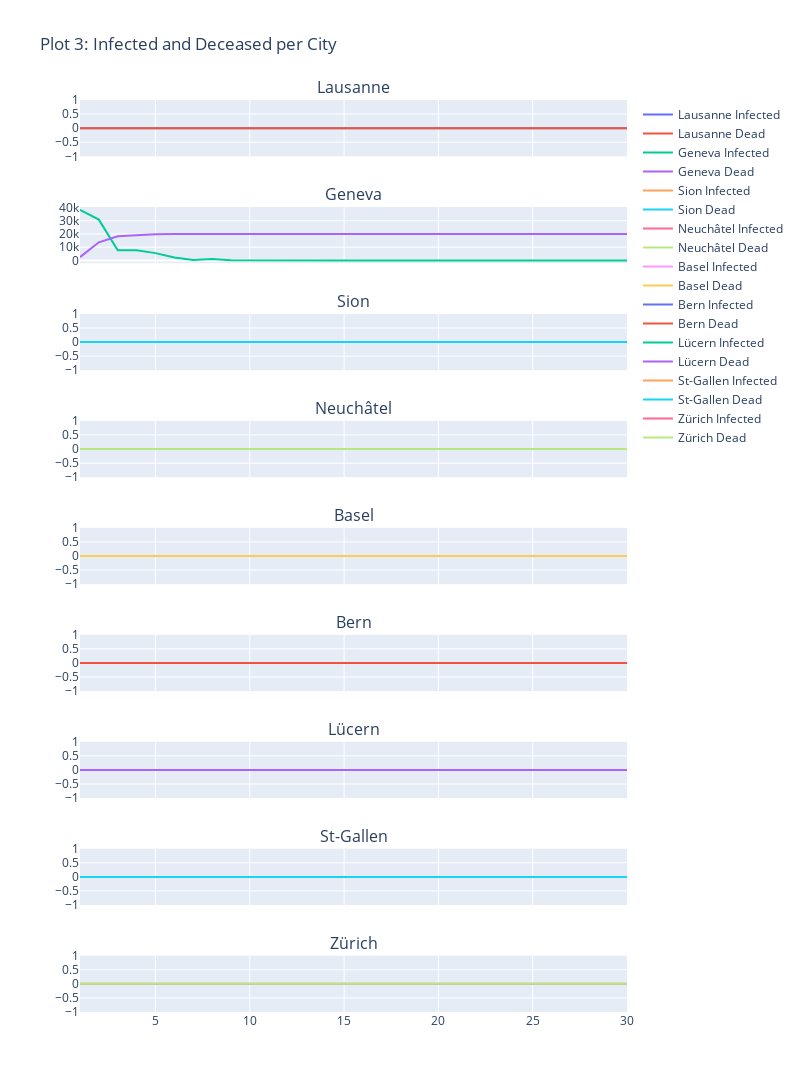

Source (notebook cell):
### Code cell
num_cities = len(history[0].city)
cities = list(history[0].city.keys())

fig3 = make_subplots(rows=num_cities, cols=1, shared_xaxes=True, subplot_titles=[f'{cities[i]}' for i in range(num_cities)])

for city_index in range(num_cities):
    city_infected = [data.city[cities[city_index]].infected for data in history]
    city_dead = [data.city[cities[city_index]].dead for data in history]

    fig3.add_trace(go.Scatter(x=weeks, y=city_infected, mode='lines', name=f'{cities[city_index]} Infected'), row=city_index+1, col=1)
    fig3.add_trace(go.Scatter(x=weeks, y=city_dead, mode='lines', name=f'{cities[city_index]} Dead'), row=city_index+1, col=1)

fig3.update_layout(height=200 * num_cities, width=800, title_text='Plot 3: Infected and Deceased per City')
fig3.show()

### Figure 1 — Plotly figure (JSON) as saved in the notebook; plotly's stock layout.template omitted (floating-point values rounded to 4 significant figures)
{"data": [{"mode": "lines", "name": "Lausanne Infected", "type": "scatter", "x": [1, 2, 3, 4, 5, 6, 7, 8, 9, 10, 11, 12, 13, 14, 15, 16, 17, 18, 19, 20, 21, 22, 23, 24, 25, 26, 27, 28, 29, 30], "xaxis": "x", "y": [0, 0, 0, 0, 0, 0, 0, 0, 0, 0, 0, 0, 0, 0, 0, 0, 0, 0, 0, 0, 0, 0, 0, 0, 0, 0, 0, 0, 0, 0], "yaxis": "y"}, {"mode": "lines", "name": "Lausanne Dead", "type": "scatter", "x": [1, 2, 3, 4, 5, 6, 7, 8, 9, 10, 11, 12, 13, 14, 15, 16, 17, 18, 19, 20, 21, 22, 23, 24, 25, 26, 27, 28, 29, 30], "xaxis": "x", "y": [0, 0, 0, 0, 0, 0, 0, 0, 0, 0, 0, 0, 0, 0, 0, 0, 0, 0, 0, 0, 0, 0, 0, 0, 0, 0, 0, 0, 0, 0], "yaxis": "y"}, {"mode": "lines", "name": "Geneva Infected", "type": "scatter", "x": [1, 2, 3, 4, 5, 6, 7, 8, 9, 10, 11, 12, 13, 14, 15, 16, 17, 18, 19, 20, 21, 22, 23, 24, 25, 26, 27, 28, 29, 30], "xaxis": "x2", "y": [38251, 30818, 7736, 7751, 5535, 2257, 248, 1026, 213, 109, 23, 32, 12, 4, 1, 1, 0, 0, 0, 0, 0, 0, 0, 0, 0, 0, 0, 0, 0, 0], "yaxis": "y2"}, {"mode": "lines", "name": "Geneva Dead", "type": "scatter", "x": [1, 2, 3, 4, 5, 6, 7, 8, 9, 10, 11, 12, 13, 14, 15, 16, 17, 18, 19, 20, 21, 22, 23, 24, 25, 26, 27, 28, 29, 30], "xaxis": "x2", "y": [2523, 13690, 18309, 19219, 19728, 19918, 19953, 19959, 19961, 19961, 19961, 19961, 19961, 19961, 19961, 19961, 19961, 19961, 19961, 19961, 19961, 19961, 19961, 19961, 19961, 19961, 19961, 19961, 19961, 19961], "yaxis": "y2"}, {"mode": "lines", "name": "Sion Infected", "type": "scatter", "x": [1, 2, 3, 4, 5, 6, 7, 8, 9, 10, 11, 12, 13, 14, 15, 16, 17, 18, 19, 20, 21, 22, 23, 24, 25, 26, 27, 28, 29, 30], "xaxis": "x3", "y": [0, 0, 0, 0, 0, 0, 0, 0, 0, 0, 0, 0, 0, 0, 0, 0, 0, 0, 0, 0, 0, 0, 0, 0, 0, 0, 0, 0, 0, 0], "yaxis": "y3"}, {"mode": "lines", "name": "Sion Dead", "type": "scatter", "x": [1, 2, 3, 4, 5, 6, 7, 8, 9, 10, 11, 12, 13, 14, 15, 16, 17, 18, 19, 20, 21, 22, 23, 24, 25, 26, 27, 28, 29, 30], "xaxis": "x3", "y": [0, 0, 0, 0, 0, 0, 0, 0, 0, 0, 0, 0, 0, 0, 0, 0, 0, 0, 0, 0, 0, 0, 0, 0, 0, 0, 0, 0, 0, 0], "yaxis": "y3"}, {"mode": "lines", "name": "Neuchâtel Infected", "type": "scatter", "x": [1, 2, 3, 4, 5, 6, 7, 8, 9, 10, 11, 12, 13, 14, 15, 16, 17, 18, 19, 20, 21, 22, 23, 24, 25, 26, 27, 28, 29, 30], "xaxis": "x4", "y": [0, 0, 0, 0, 0, 0, 0, 0, 0, 0, 0, 0, 0, 0, 0, 0, 0, 0, 0, 0, 0, 0, 0, 0, 0, 0, 0, 0, 0, 0], "yaxis": "y4"}, {"mode": "lines", "name": "Neuchâtel Dead", "type": "scatter", "x": [1, 2, 3, 4, 5, 6, 7, 8, 9, 10, 11, 12, 13, 14, 15, 16, 17, 18, 19, 20, 21, 22, 23, 24, 25, 26, 27, 28, 29, 30], "xaxis": "x4", "y": [0, 0, 0, 0, 0, 0, 0, 0, 0, 0, 0, 0, 0, 0, 0, 0, 0, 0, 0, 0, 0, 0, 0, 0, 0, 0, 0, 0, 0, 0], "yaxis": "y4"}, {"mode": "lines", "name": "Basel Infected", "type": "scatter", "x": [1, 2, 3, 4, 5, 6, 7, 8, 9, 10, 11, 12, 13, 14, 15, 16, 17, 18, 19, 20, 21, 22, 23, 24, 25, 26, 27, 28, 29, 30], "xaxis": "x5", "y": [0, 0, 0, 0, 0, 0, 0, 0, 0, 0, 0, 0, 0, 0, 0, 0, 0, 0, 0, 0, 0, 0, 0, 0, 0, 0, 0, 0, 0, 0], "yaxis": "y5"}, {"mode": "lines", "name": "Basel Dead", "type": "scatter", "x": [1, 2, 3, 4, 5, 6, 7, 8, 9, 10, 11, 12, 13, 14, 15, 16, 17, 18, 19, 20, 21, 22, 23, 24, 25, 26, 27, 28, 29, 30], "xaxis": "x5", "y": [0, 0, 0, 0, 0, 0, 0, 0, 0, 0, 0, 0, 0, 0, 0, 0, 0, 0, 0, 0, 0, 0, 0, 0, 0, 0, 0, 0, 0, 0], "yaxis": "y5"}, {"mode": "lines", "name": "Bern Infected", "type": "scatter", "x": [1, 2, 3, 4, 5, 6, 7, 8, 9, 10, 11, 12, 13, 14, 15, 16, 17, 18, 19, 20, 21, 22, 23, 24, 25, 26, 27, 28, 29, 30], "xaxis": "x6", "y": [0, 0, 0, 0, 0, 0, 0, 0, 0, 0, 0, 0, 0, 0, 0, 0, 0, 0, 0, 0, 0, 0, 0, 0, 0, 0, 0, 0, 0, 0], "yaxis": "y6"}, {"mode": "lines", "name": "Bern Dead", "type": "scatter", "x": [1, 2, 3, 4, 5, 6, 7, 8, 9, 10, 11, 12, 13, 14, 15, 16, 17, 18, 19, 20, 21, 22, 23, 24, 25, 26, 27, 28, 29, 30], "xaxis": "x6", "y": [0, 0, 0, 0, 0, 0, 0, 0, 0, 0, 0, 0, 0, 0, 0, 0, 0, 0, 0, 0, 0, 0, 0, 0, 0, 0, 0, 0, 0, 0], "yaxis": "y6"}, {"mode": "lines", "name": "Lücern Infected", "type": "scatter", "x": [1, 2, 3, 4, 5, 6, 7, 8, 9, 10, 11, 12, 13, 14, 15, 16, 17, 18, 19, 20, 21, 22, 23, 24, 25, 26, 27, 28, 29, 30], "xaxis": "x7", "y": [0, 0, 0, 0, 0, 0, 0, 0, 0, 0, 0, 0, 0, 0, 0, 0, 0, 0, 0, 0, 0, 0, 0, 0, 0, 0, 0, 0, 0, 0], "yaxis": "y7"}, {"mode": "lines", "name": "Lücern Dead", "type": "scatter", "x": [1, 2, 3, 4, 5, 6, 7, 8, 9, 10, 11, 12, 13, 14, 15, 16, 17, 18, 19, 20, 21, 22, 23, 24, 25, 26, 27, 28, 29, 30], "xaxis": "x7", "y": [0, 0, 0, 0, 0, 0, 0, 0, 0, 0, 0, 0, 0, 0, 0, 0, 0, 0, 0, 0, 0, 0, 0, 0, 0, 0, 0, 0, 0, 0], "yaxis": "y7"}, {"mode": "lines", "name": "St-Gallen Infected", "type": "scatter", "x": [1, 2, 3, 4, 5, 6, 7, 8, 9, 10, 11, 12, 13, 14, 15, 16, 17, 18, 19, 20, 21, 22, 23, 24, 25, 26, 27, 28, 29, 30], "xaxis": "x8", "y": [0, 0, 0, 0, 0, 0, 0, 0, 0, 0, 0, 0, 0, 0, 0, 0, 0, 0, 0, 0, 0, 0, 0, 0, 0, 0, 0, 0, 0, 0], "yaxis": "y8"}, {"mode": "lines", "name": "St-Gallen Dead", "type": "scatter", "x": [1, 2, 3, 4, 5, 6, 7, 8, 9, 10, 11, 12, 13, 14, 15, 16, 17, 18, 19, 20, 21, 22, 23, 24, 25, 26, 27, 28, 29, 30], "xaxis": "x8", "y": [0, 0, 0, 0, 0, 0, 0, 0, 0, 0, 0, 0, 0, 0, 0, 0, 0, 0, 0, 0, 0, 0, 0, 0, 0, 0, 0, 0, 0, 0], "yaxis": "y8"}, {"mode": "lines", "name": "Zürich Infected", "type": "scatter", "x": [1, 2, 3, 4, 5, 6, 7, 8, 9, 10, 11, 12, 13, 14, 15, 16, 17, 18, 19, 20, 21, 22, 23, 24, 25, 26, 27, 28, 29, 30], "xaxis": "x9", "y": [0, 0, 0, 0, 0, 0, 0, 0, 0, 0, 0, 0, 0, 0, 0, 0, 0, 0, 0, 0, 0, 0, 0, 0, 0, 0, 0, 0, 0, 0], "yaxis": "y9"}, {"mode": "lines", "name": "Zürich Dead", "type": "scatter", "x": [1, 2, 3, 4, 5, 6, 7, 8, 9, 10, 11, 12, 13, 14, 15, 16, 17, 18, 19, 20, 21, 22, 23, 24, 25, 26, 27, 28, 29, 30], "xaxis": "x9", "y": [0, 0, 0, 0, 0, 0, 0, 0, 0, 0, 0, 0, 0, 0, 0, 0, 0, 0, 0, 0, 0, 0, 0, 0, 0, 0, 0, 0, 0, 0], "yaxis": "y9"}], "layout": {"annotations": [{"font": {"size": 16}, "showarrow": false, "text": "Lausanne", "x": 0.5, "xanchor": "center", "xref": "paper", "y": 1, "yanchor": "bottom", "yref": "paper"}, {"font": {"size": 16}, "showarrow": false, "text": "Geneva", "x": 0.5, "xanchor": "center", "xref": "paper", "y": 0.8827, "yanchor": "bottom", "yref": "paper"}, {"font": {"size": 16}, "showarrow": false, "text": "Sion", "x": 0.5, "xanchor": "center", "xref": "paper", "y": 0.7654, "yanchor": "bottom", "yref": "paper"}, {"font": {"size": 16}, "showarrow": false, "text": "Neuchâtel", "x": 0.5, "xanchor": "center", "xref": "paper", "y": 0.6481, "yanchor": "bottom", "yref": "paper"}, {"font": {"size": 16}, "showarrow": false, "text": "Basel", "x": 0.5, "xanchor": "center", "xref": "paper", "y": 0.5309, "yanchor": "bottom", "yref": "paper"}, {"font": {"size": 16}, "showarrow": false, "text": "Bern", "x": 0.5, "xanchor": "center", "xref": "paper", "y": 0.4136, "yanchor": "bottom", "yref": "paper"}, {"font": {"size": 16}, "showarrow": false, "text": "Lücern", "x": 0.5, "xanchor": "center", "xref": "paper", "y": 0.2963, "yanchor": "bottom", "yref": "paper"}, {"font": {"size": 16}, "showarrow": false, "text": "St-Gallen", "x": 0.5, "xanchor": "center", "xref": "paper", "y": 0.179, "yanchor": "bottom", "yref": "paper"}, {"font": {"size": 16}, "showarrow": false, "text": "Zürich", "x": 0.5, "xanchor": "center", "xref": "paper", "y": 0.06173, "yanchor": "bottom", "yref": "paper"}], "height": 1800, "title": {"text": "Plot 3: Infected and Deceased per City"}, "width": 800, "xaxis": {"anchor": "y", "domain": [0, 1], "matches": "x9", "showticklabels": false}, "xaxis2": {"anchor": "y2", "domain": [0, 1], "matches": "x9", "showticklabels": false}, "xaxis3": {"anchor": "y3", "domain": [0, 1], "matches": "x9", "showticklabels": false}, "xaxis4": {"anchor": "y4", "domain": [0, 1], "matches": "x9", "showticklabels": false}, "xaxis5": {"anchor": "y5", "domain": [0, 1], "matches": "x9", "showticklabels": false}, "xaxis6": {"anchor": "y6", "domain": [0, 1], "matches": "x9", "showticklabels": false}, "xaxis7": {"anchor": "y7", "domain": [0, 1], "matches": "x9", "showticklabels": false}, "xaxis8": {"anchor": "y8", "domain": [0, 1], "matches": "x9", "showticklabels": false}, "xaxis9": {"anchor": "y9", "domain": [0, 1]}, "yaxis": {"anchor": "x", "domain": [0.9383, 1]}, "yaxis2": {"anchor": "x2", "domain": [0.821, 0.8827]}, "yaxis3": {"anchor": "x3", "domain": [0.7037, 0.7654]}, "yaxis4": {"anchor": "x4", "domain": [0.5864, 0.6481]}, "yaxis5": {"anchor": "x5", "domain": [0.4691, 0.5309]}, "yaxis6": {"anchor": "x6", "domain": [0.3519, 0.4136]}, "yaxis7": {"anchor": "x7", "domain": [0.2346, 0.2963]}, "yaxis8": {"anchor": "x8", "domain": [0.1173, 0.179]}, "yaxis9": {"anchor": "x9", "domain": [0, 0.06173]}}}
